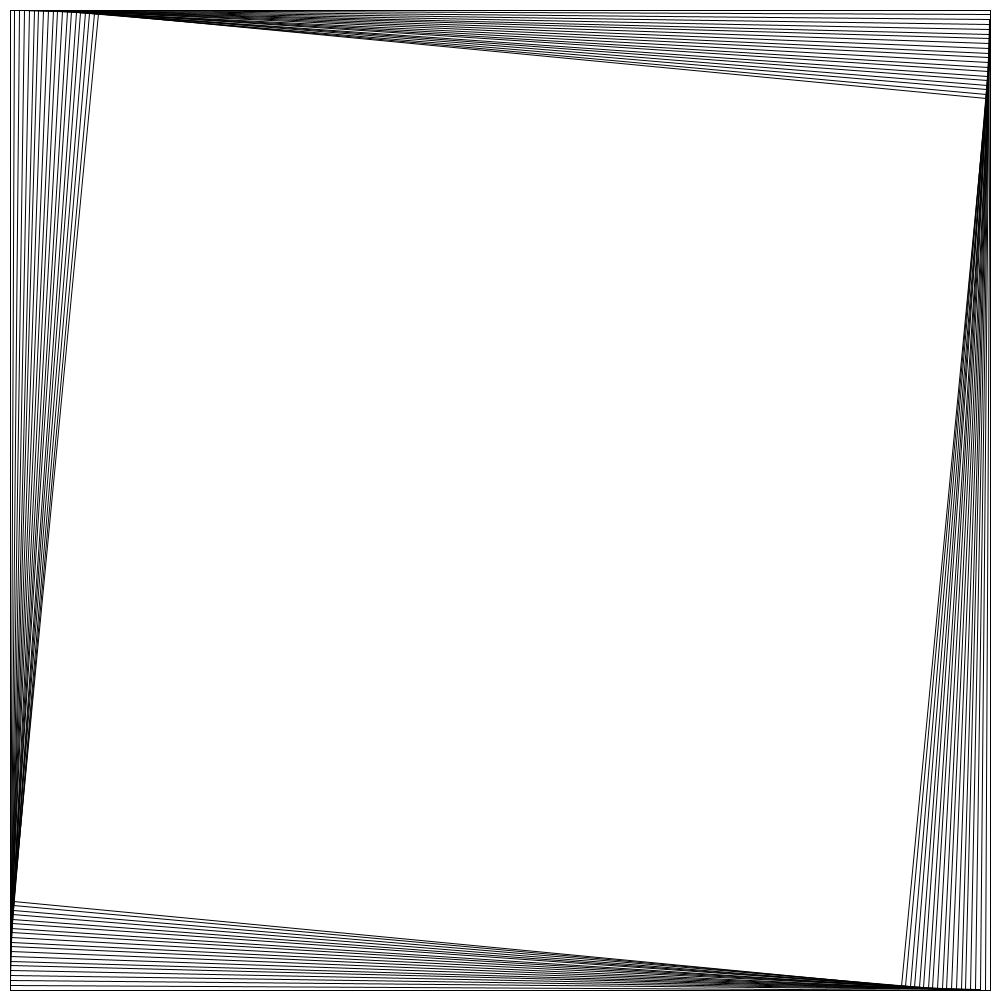
Frame 1 (no input)
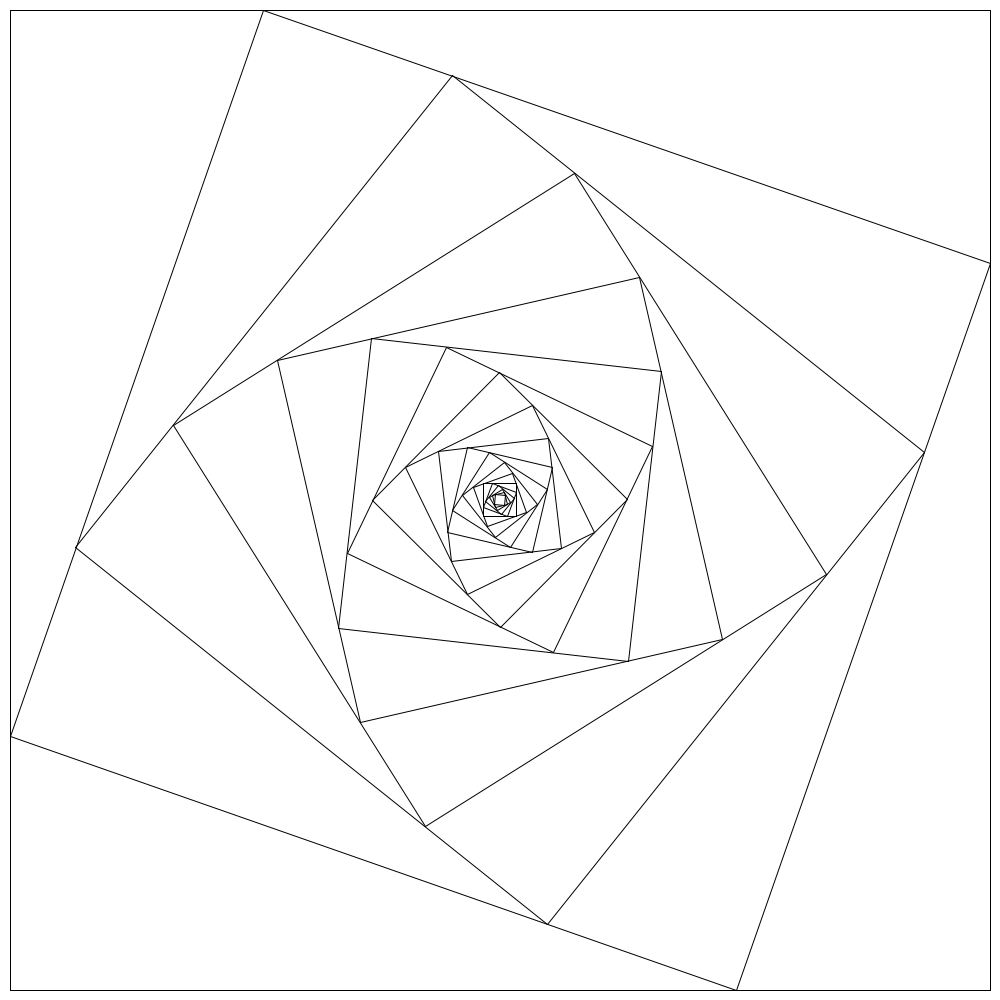
Frame 60 (the mouse pressed at the canvas centre just before this capture)
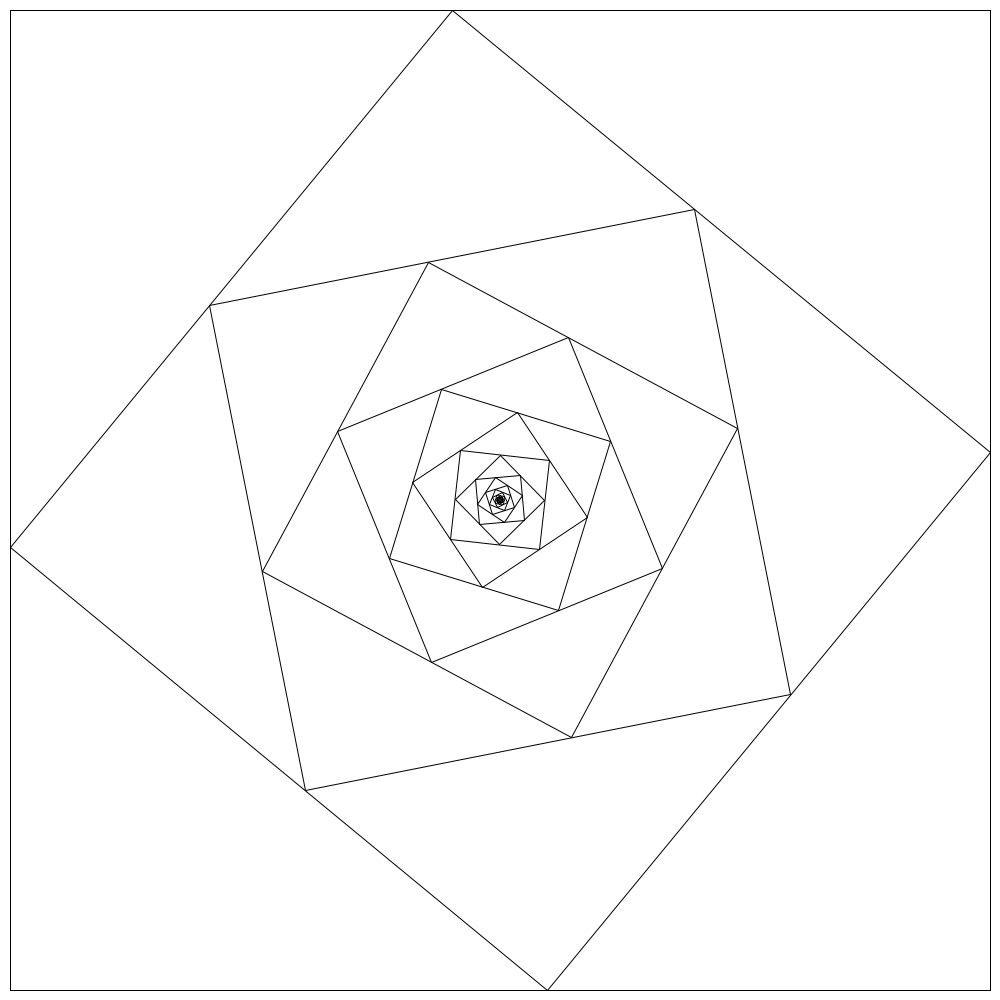
Frame 120 (the mouse held since frame 60 and released just before this capture)

The Processing sketch that drew these frames (run headless with seeded random() and noise(); from frame 60 on, the mouse is pressed at the canvas centre):

// Processing sketch: logarithmic_square
// ── logarithmic_square.pde
PVector[] vecs = new PVector[4];

void setup(){
  size(1000, 1000);
  frameRate(60);
}

void draw(){
  background(255);
  resetVec(vecs);
  for(int i=0;i<20;i++){
    drawSpuare(vecs);
    vecs = nextVecs(vecs, 1 - 1*exp(-0.005*frameCount));
    //if(PVector.dist(vecs[1], vecs[0]) < 10)break;
  }
}

void resetVec(PVector[] vecs){
  vecs[0] = new PVector(10,       10);
  vecs[1] = new PVector(width-10, 10);
  vecs[2] = new PVector(width-10, height-10);
  vecs[3] = new PVector(10,       height-10);
}

void drawSpuare(PVector[] vecs){
  for(int i=0;i<3;i++){
    line(vecs[i].x, vecs[i].y, vecs[i+1].x, vecs[i+1].y);
  }
  line(vecs[3].x, vecs[3].y, vecs[0].x, vecs[0].y);
}

PVector[] nextVecs(PVector[] ovs, float gap){
  PVector[] nvs = new PVector[4];
  for(int i=0;i<3;i++){
    nvs[i] = PVector.sub(ovs[i+1], ovs[i]);
    nvs[i].mult(gap);
    nvs[i] = PVector.add(ovs[i], nvs[i]);
  }
  nvs[3] = PVector.sub(ovs[0], ovs[3]);
  nvs[3].mult(gap);
  nvs[3] = PVector.add(ovs[3], nvs[3]);

  return nvs;
}
